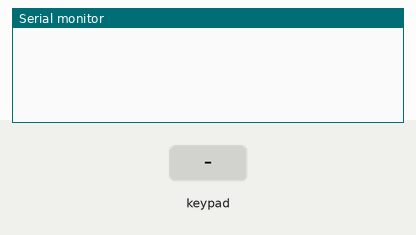
Recording of a sketch running on a simulated Arduino Uno, built with avr-gcc and run on an emulated ATmega328P. Shown: the last lines printed to the serial monitor. The inputs (shaded band) are chosen by the test bench.

Above: at 1.2 s.
1.3 s: key '1' pressed
At 1.7 s:
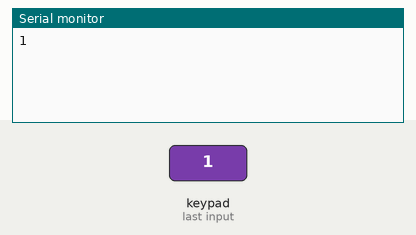
2.8 s: keypad keys 1 2 A pressed 0.4 s apart
At 4.6 s:
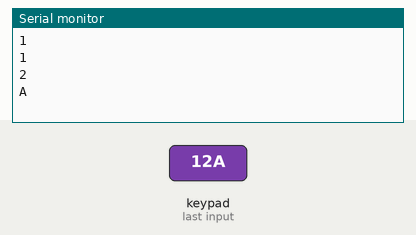
5.5 s: key 'B' pressed
At 6.0 s:
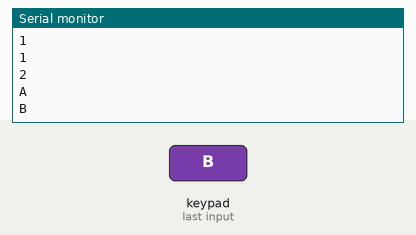
7.0 s: keypad keys 1 2 D pressed 0.4 s apart
At 9.0 s:
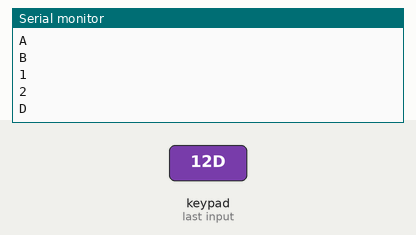
9.7 s: key 'C' pressed
At 10.6 s:
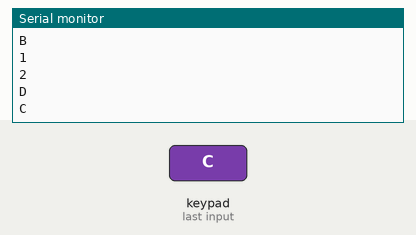
11.2 s: key 'E' pressed
At 12.7 s:
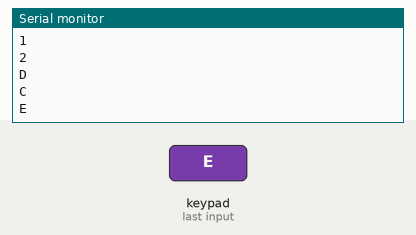

Measured:
- after the input at 1.3 s, the serial monitor: prints a new line at once (image 1)
- after the input at 2.8 s, the serial monitor: prints a new line after 0.41 s (image 2)
- after the input at 5.5 s, the serial monitor: prints a new line at once (image 3)
- after the input at 7.0 s, the serial monitor: prints a new line at once (image 4)
- after the input at 9.7 s, the serial monitor: prints a new line at once (image 5)
- after the input at 11.2 s, the serial monitor: prints a new line at once (image 6)

The sketch:

hexKeypad_usingLibrary.ino
```cpp
#include <Keypad.h>
#include <Key.h>

byte i, r[4] = {14, 15, 16, 17}, c[4] = {18, 19, 20, 21};
//byte userInput[5], userIpCount, userCode[3], cardInput[12];

char keyMap[4][4] = {{'1',' 2', '3', 'A'},
  {'4','5', '6', 'B'},
  {'7','8','9', 'C'},
  {'E', '0', 'F', 'D'}
};
//Keypad constructor ==> (makeKeymap(keys array), row array, column array,no. of rows, no. of columns)
Keypad  keypad = Keypad(makeKeymap(keyMap), r, c, 4, 4);

void setup()
{
  Serial.begin(9600);
  //keypad.addEventListener(keypadEvent);
}

void loop()
{
 char key=keypad.getKey();
 if(key)
 Serial.println(key);
}

/*void keypadEvent(KeypadEvent key)
{
  Serial.println("key pressed");
  if (key < 10)
    Serial.print('0' + key);
  else
    Serial.print('A' + key);
}*/
```
